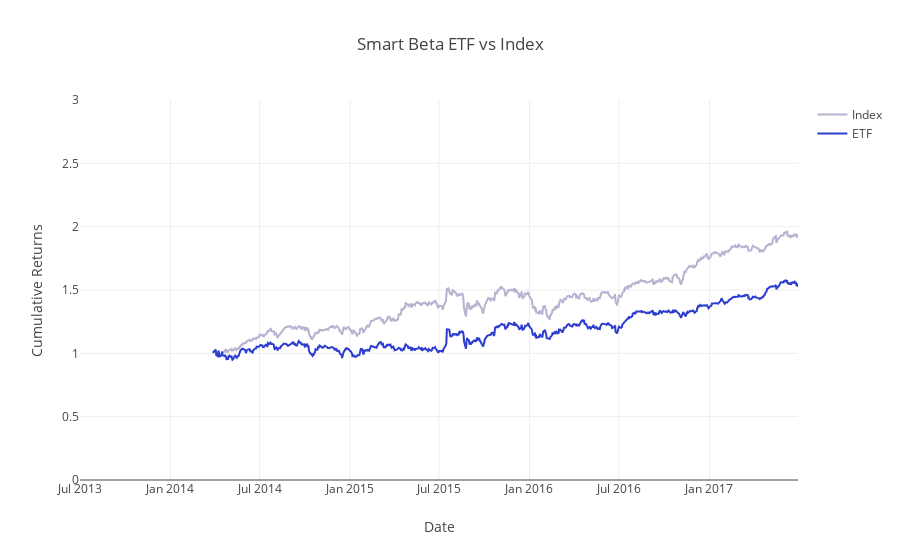

This figure's notebook cell:
### Markdown cell above
### View Data
Let's generate the ETF and index cumulative returns using `calculate_cumulative_returns` and compare the two.

### Code cell
index_weighted_cumulative_returns = calculate_cumulative_returns(index_weighted_returns)
etf_weighted_cumulative_returns = calculate_cumulative_returns(etf_weighted_returns)
project_helper.plot_benchmark_returns(index_weighted_cumulative_returns, etf_weighted_cumulative_returns, 'Smart Beta ETF vs Index')

### Figure 1 — Plotly figure (JSON) as saved in the notebook; plotly's stock layout.template omitted (floating-point values rounded to 4 significant figures; data arrays with more than 128 entries replaced by an {"elided": "..."} marker saying what was removed)
{"data": [{"line": {"color": "#B6B2CF"}, "name": "Index", "type": "scatter", "uid": "492f4467-3d80-49c1-99dd-d777d1abeaf7", "x": {"elided": "1009 str values"}, "y": {"elided": "1009 float values"}}, {"line": {"color": "#2D3ECF"}, "name": "ETF", "type": "scatter", "uid": "eeb5e869-1d94-4086-93e3-5c460262c73d", "x": {"elided": "1009 str values"}, "y": {"elided": "1009 float values"}}], "layout": {"title": {"text": "Smart Beta ETF vs Index"}, "xaxis": {"title": {"text": "Date"}}, "yaxis": {"range": [0, 3], "title": {"text": "Cumulative Returns"}}}}
